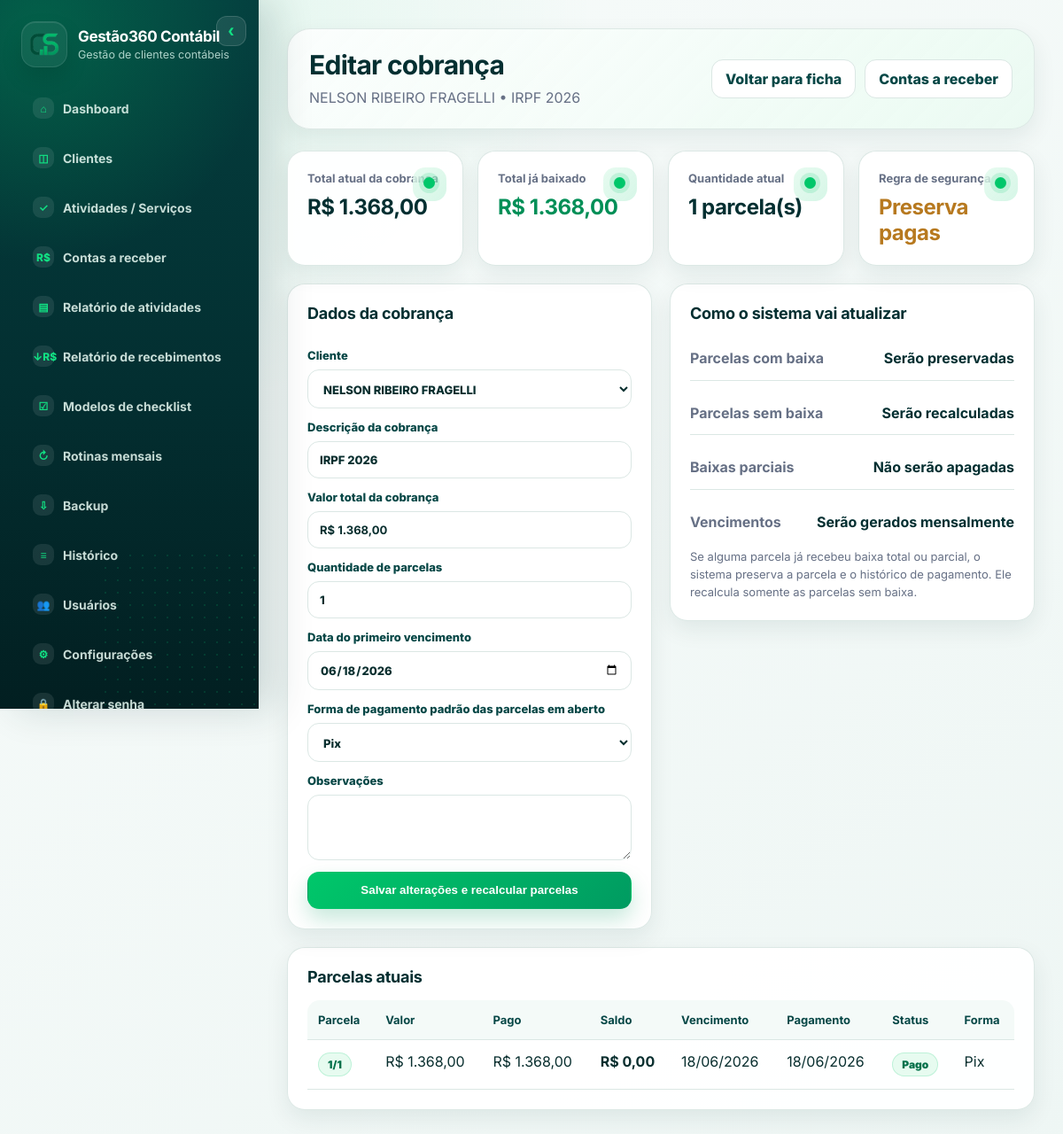
Page /contas-receber/1/editar (signed in) on the committed database.
### tables this page shows
CREATE TABLE clients (
                id INTEGER PRIMARY KEY AUTOINCREMENT,
                name TEXT NOT NULL,
                document TEXT,
                client_type TEXT,
                phone TEXT,
                email TEXT,
                responsible TEXT,
                monthly_fee REAL NOT NULL DEFAULT 0,
                status TEXT NOT NULL DEFAULT 'Ativo',
                notes TEXT,
                created_at TEXT NOT NULL DEFAULT CURRENT_TIMESTAMP
            );

CREATE TABLE receivables (
                id INTEGER PRIMARY KEY AUTOINCREMENT,
                client_id INTEGER NOT NULL,
                description TEXT NOT NULL,
                amount REAL NOT NULL DEFAULT 0,
                due_date TEXT NOT NULL,
                payment_date TEXT,
                status TEXT NOT NULL DEFAULT 'A receber',
                payment_method TEXT,
                notes TEXT,
                created_at TEXT NOT NULL DEFAULT CURRENT_TIMESTAMP, installment_number INTEGER NOT NULL DEFAULT 1, installment_total INTEGER NOT NULL DEFAULT 1, receivable_group_id TEXT, paid_amount REAL NOT NULL DEFAULT 0, cancelled_at TEXT, cancelled_by TEXT, updated_at TEXT,
                FOREIGN KEY(client_id) REFERENCES clients(id) ON DELETE CASCADE
            );

### app.py (the view, shortened to what this page needs)
@app.route("/contas-receber/<int:receivable_id>/editar", methods=["GET", "POST"])
@login_required
@admin_required
@financial_required
def receivable_edit(receivable_id):
    receivable = query_one(
        """
        SELECT r.*, c.name AS client_name
        FROM receivables r
        JOIN clients c ON c.id = r.client_id
        WHERE r.id = ?
        """,
        (receivable_id,),
    )
    if not receivable:
        flash("Cobrança não encontrada.", "error")
        return redirect(url_for("receivables"))
    group_id = receivable["receivable_group_id"]
    if not group_id:
        group_id = str(uuid.uuid4())
        execute("UPDATE receivables SET receivable_group_id = ? WHERE id = ?", (group_id, receivable_id))
        receivable = query_one(
            """
            SELECT r.*, c.name AS client_name
            FROM receivables r
            JOIN clients c ON c.id = r.client_id
            WHERE r.id = ?
            """,
            (receivable_id,),
        )
    installments = query_all(
        """
        SELECT r.*, c.name AS client_name
        FROM receivables r
        JOIN clients c ON c.id = r.client_id
        WHERE r.receivable_group_id = ?
        ORDER BY r.installment_number ASC, r.due_date ASC
        """,
        (group_id,),
    )
    if not installments:
        installments = [receivable]
    total_amount, paid_amount, open_amount, cancelled_amount, paid_count, cancelled_count, partial_count = receivable_amounts_summary(installments)
    first_due = installments[0]["due_date"] if installments else receivable["due_date"]
    clients_list = query_all("SELECT id, name FROM clients WHERE status != 'Inativo' ORDER BY name")
    return render_template(
        "receivable_edit.html",
        receivable=receivable,
        installments=installments,
        clients=clients_list,
        payment_methods=PAYMENT_METHODS,
        total_amount=total_amount,
        paid_amount=paid_amount,
        open_amount=open_amount,
        cancelled_amount=cancelled_amount,
        cancelled_count=cancelled_count,
        partial_count=partial_count,
        first_due=first_due,
        computed_receivable_status=computed_receivable_status,
        receivable_paid_amount=receivable_paid_amount,
        receivable_remaining_amount=receivable_remaining_amount,
    )

### app.py (called while the page is built, shortened)
def using_remote_database():
    return bool(TURSO_DATABASE_URL)

def get_db():
    os.makedirs(RUNTIME_DIR, exist_ok=True)
    conn = sqlite3.connect(DB_PATH)
    conn.row_factory = sqlite3.Row
    conn.execute("PRAGMA foreign_keys = ON")
    return conn

def query_all(sql, params=()):
    with get_db() as conn:
        return conn.execute(sql, params).fetchall()

def query_one(sql, params=()):
    with get_db() as conn:
        return conn.execute(sql, params).fetchone()

def execute(sql, params=()):
    with get_db() as conn:
        cur = conn.execute(sql, params)
        conn.commit()
        return cur.lastrowid

def money(value):
    try:
        value = float(value or 0)
    except (TypeError, ValueError):
        value = 0
    formatted = f"{value:,.2f}".replace(",", "X").replace(".", ",").replace("X", ".")
    return f"R$ {formatted}"

def current_month():
    return date.today().strftime("%Y-%m")

def can_view_financial():
    if session.get("role") == "Administrador":
        return True
    hidden = query_one("SELECT value FROM settings WHERE key = 'hide_financial_for_collab'")
    return not (hidden and hidden["value"] == "1")

def login_required(fn):
    @wraps(fn)
    def wrapper(*args, **kwargs):
        if not session.get("user_id"):
            return redirect(url_for("login"))
        return fn(*args, **kwargs)
    return wrapper

def admin_required(fn):
    @wraps(fn)
    def wrapper(*args, **kwargs):
        if session.get("role") != "Administrador":
            flash("Acesso restrito ao administrador.", "error")
            return redirect(url_for("dashboard"))
        return fn(*args, **kwargs)
    return wrapper

def financial_required(fn):
    @wraps(fn)
    def wrapper(*args, **kwargs):
        if not can_view_financial():
            flash("Seu usuário não tem permissão para ver informações financeiras.", "error")
            return redirect(url_for("dashboard"))
        return fn(*args, **kwargs)
    return wrapper

def row_get(row, key, default=None):
    try:
        return row[key]
    except (KeyError, IndexError, TypeError):
        return default

def receivable_base_amount(row):
    try:
        return float(row_get(row, "amount", 0) or 0)
    except (TypeError, ValueError):
        return 0.0

def receivable_remaining_amount(row):
    if row_get(row, "status") == "Cancelado":
        return 0.0
    return max(receivable_base_amount(row) - receivable_paid_amount(row), 0.0)

### templates/receivable_edit.html (shortened to what this page needs)
{% extends "base.html" %}
{% block content %}
<div class="page-header">
    <div>
        <h1>Editar cobrança</h1>
        <p>{{ receivable.client_name }} • {{ receivable.description }}</p>
    </div>
    <div class="actions-row">
        <a class="btn" href="{{ url_for('receivable_detail', receivable_id=receivable.id) }}">Voltar para ficha</a>
        <a class="btn" href="{{ url_for('receivables') }}">Contas a receber</a>
    </div>
</div>
<section class="cards">
    <div class="card metric"><span>Total atual da cobrança</span><strong>{{ money(total_amount) }}</strong></div>
    <div class="card metric success"><span>Total já baixado</span><strong>{{ money(paid_amount) }}</strong></div>
    <div class="card metric"><span>Quantidade atual</span><strong>{{ installments|length }} parcela(s)</strong></div>
    <div class="card metric warning"><span>Regra de segurança</span><strong>Preserva pagas</strong></div>
</section>
<div class="grid two top-align">
    <form class="card compact-form" method="post">
        <h2>Dados da cobrança</h2>
        <label>Cliente
            <select name="client_id" required>
                {% for c in clients %}<option value="{{ c.id }}" {% if c.id == receivable.client_id %}selected{% endif %}>{{ c.name }}</option>{% endfor %}
            </select>
        </label>
        <label>Descrição da cobrança
            <input name="description" value="{{ receivable.description }}" required>
        </label>
        <label>Valor total da cobrança
            <input name="total_amount" type="text" class="money-mask" inputmode="decimal" value="{{ money(total_amount) }}" required>
        </label>
        <label>Quantidade de parcelas
            <input name="installment_total" type="number" min="1" value="{{ receivable.installment_total or installments|length or 1 }}" required>
        </label>
        <label>Data do primeiro vencimento
            <input name="first_due_date" type="date" value="{{ first_due }}" required>
        </label>
        <label>Forma de pagamento padrão das parcelas em aberto
            <select name="payment_method">
                {% for p in payment_methods %}<option value="{{ p }}" {% if receivable.payment_method == p %}selected{% endif %}>{{ p }}</option>{% endfor %}
            </select>
        </label>
        <label>Observações
            <textarea name="notes" rows="3">{{ receivable.notes or '' }}</textarea>
        </label>
        <button class="btn primary" type="submit">Salvar alterações e recalcular parcelas</button>
    </form>
    <section class="card">
        <h2>Como o sistema vai atualizar</h2>
        <div class="info-list">
            <p><span>Parcelas com baixa</span><strong>Serão preservadas</strong></p>
            <p><span>Parcelas sem baixa</span><strong>Serão recalculadas</strong></p>
            <p><span>Baixas parciais</span><strong>Não serão apagadas</strong></p>
            <p><span>Vencimentos</span><strong>Serão gerados mensalmente</strong></p>
        </div>
        <p class="muted-small">Se alguma parcela já recebeu baixa total ou parcial, o sistema preserva a parcela e o histórico de pagamento. Ele recalcula somente as parcelas sem baixa.</p>
    </section>
</div>
<section class="card">
    <h2>Parcelas atuais</h2>
    <table>
        <thead><tr><th>Parcela</th><th>Valor</th><th>Pago</th><th>Saldo</th><th>Vencimento</th><th>Pagamento</th><th>Status</th><th>Forma</th></tr></thead>
        <tbody>
        {% for r in installments %}
        <tr>
            <td><span class="badge">{{ r.installment_number }}/{{ r.installment_total }}</span></td>
            <td>{{ money(r.amount) }}</td>
            <td>{{ money(receivable_paid_amount(r)) }}</td>
            <td><strong>{{ money(receivable_remaining_amount(r)) }}</strong></td>
            <td>{{ r.due_date|datebr }}</td>
            <td>{{ r.payment_date|datebr }}</td>
            <td><span class="badge">{{ computed_receivable_status(r) }}</span></td>
            <td>{{ r.payment_method or '-' }}</td>
        </tr>
        {% else %}<tr><td colspan="8">Nenhuma parcela encontrada.</td></tr>{% endfor %}
        </tbody>
    </table>
</section>
{% endblock %}

### rows in the picture
clients: client_name "NELSON RIBEIRO FRAGELLI"
receivables: description "IRPF 2026", client_id "NELSON RIBEIRO FRAGELLI", first_due_date "06/18/2026", payment_method "Pix", installment_number "1", installment_total "1", amount "R$ 1.368,00", paid_amount "R$ 1.368,00", money "R$ 0,00", due_date "18/06/2026", payment_date "18/06/2026", status "Pago"

### other values in the picture
{{ app_name }} "Gestão360 Contábil"
{{ money(total_amount) }} "R$ 1.368,00"
{{ money(paid_amount) }} "R$ 1.368,00"
{{ installments|length }} "1"
